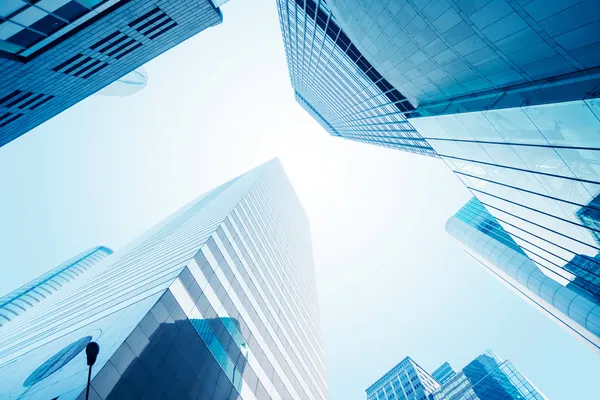
#> input picture Images/building.jpg, 600 x 400 px, found by its file name
$ jupyter execute vanishing_points_lines.ipynb
#> lines starting #> are read from the running program, lines starting #| are printed output that depends on the picture; after the words box and inside, x2 and y2 are one past the last pixel; in counts of white or black regions, pixels touching at a corner belong together
[cell 1]
import cv2
import numpy as np
import matplotlib.pyplot as plt

img = cv2.imread("images/building.jpg")
#> img is the input picture: shape (400, 600, 3); mean B, G, R 217.6, 197.4, 156.1

gray = cv2.cvtColor(img, cv2.COLOR_RGB2GRAY)
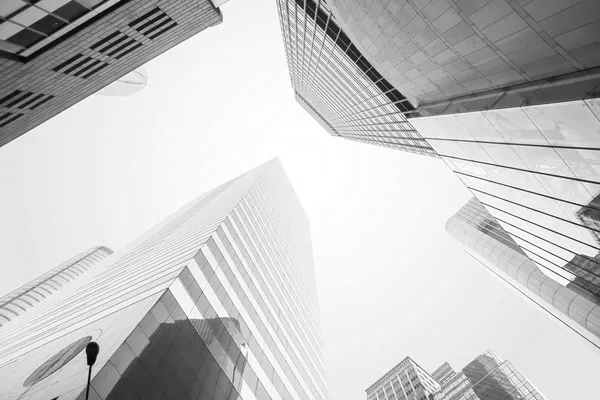
#> gray: shape (400, 600); min 3, max 255, mean 198.7
edges = cv2.Canny(gray, 200, 250, apertureSize=3)
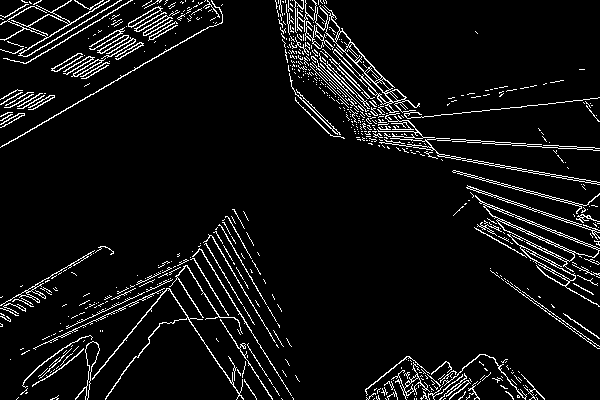
#> edges: shape (400, 600); 6.4% white in thin lines or dots

lines = cv2.HoughLinesP(edges, 1, np.pi / 180, 100, minLineLength=500, maxLineGap=250)
#> lines = [[94, 93, 599, 182], [93, 94, 599, 184], [21, 354, 565, 101], [6, 100, 543, 147], [22, 0, 599, 221]]
for line in lines:
    x1, y1, x2, y2 = line[0]
    cv2.line(img, (x1, y1), (x2, y2), (0, 0, 128), 1)
#> this loop made 5 passes
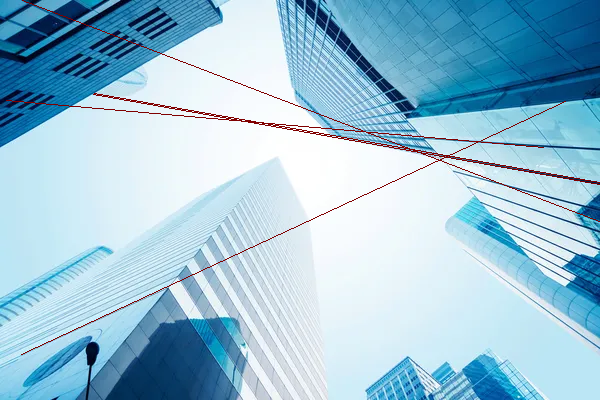
#> img: shape (400, 600, 3); 1.1% of pixels changed, all inside (x1, y1, x2, y2) = (6, 0, 600, 355)

# fine tune parameters
lines = cv2.HoughLines(
    edges, 0.7, np.pi / 120, 120, min_theta=np.pi / 36, max_theta=np.pi - np.pi / 36
)
#> lines = [[311.5, 0.689], [111.3, 1.63], [-200.9, 2.36], [-226.1, 2.42]]
for line in lines:
    rho, theta = line[0]
    # skip near-vertical lines
    if abs(theta - np.pi / 90) < np.pi / 9:
        continue
    a = np.cos(theta)
    b = np.sin(theta)
    x0 = a * rho
    y0 = b * rho
    x1 = int(x0 + 10000 * (-b))
    y1 = int(y0 + 10000 * (a))
    x2 = int(x0 - 10000 * (-b))
    y2 = int(y0 - 10000 * (a))
    cv2.line(img, (x1, y1), (x2, y2), (0, 255, 0), 1)
#> this loop made 4 passes
#> (rho, theta, a, b, x0, y0, x1, y1) on passes 1 to 4: (311.5, 0.689, 0.772, 0.636, 240.4, 198.1, -6120, 7914), (111.3, 1.63, -0.061, 0.998, -6.79, 111.1, -9988, -499), (-200.9, 2.36, -0.713, 0.701, 143.3, -140.8, -6865, -7273), (-226.1, 2.42, -0.749, 0.663, 169.3, -149.8, -6456, -7639)
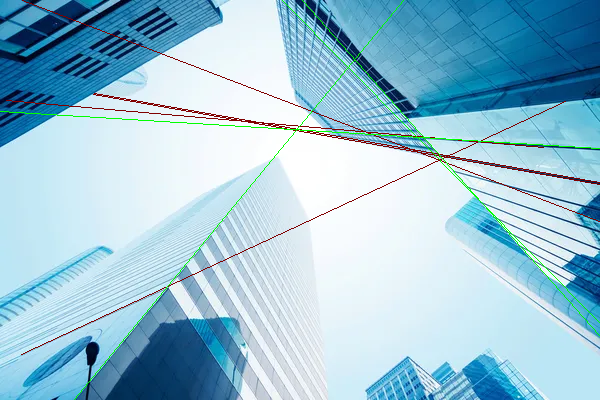
#> img: shape (400, 600, 3); 0.69% of pixels changed, all inside (x1, y1, x2, y2) = (0, 0, 600, 400)

plt.imshow(img)
plt.title("Image with detected lines"), plt.xticks([]), plt.yticks([])
plt.axis("off")
